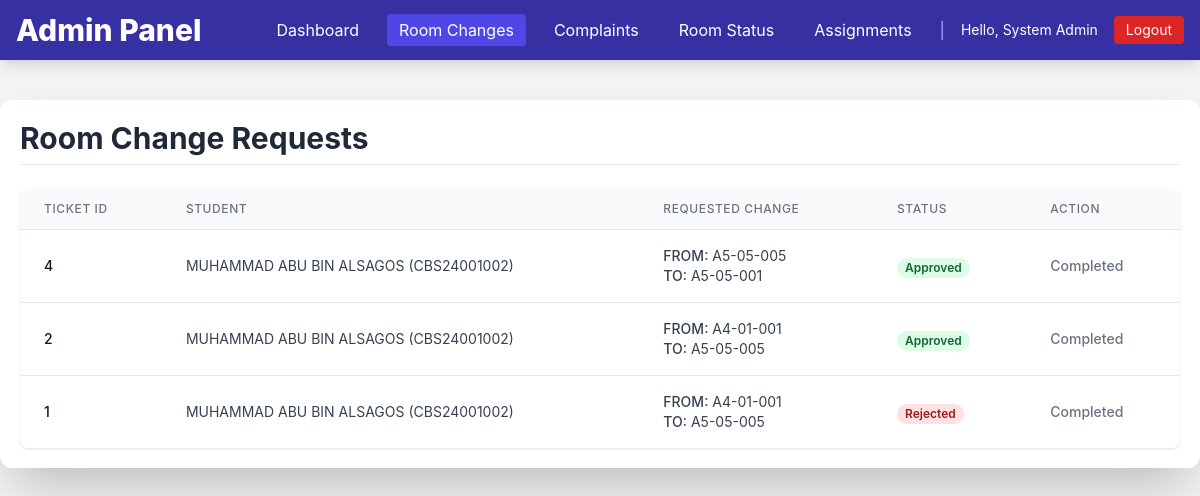
/admin_change_requests.php (signed in), run on an earlier commit of the app's database.
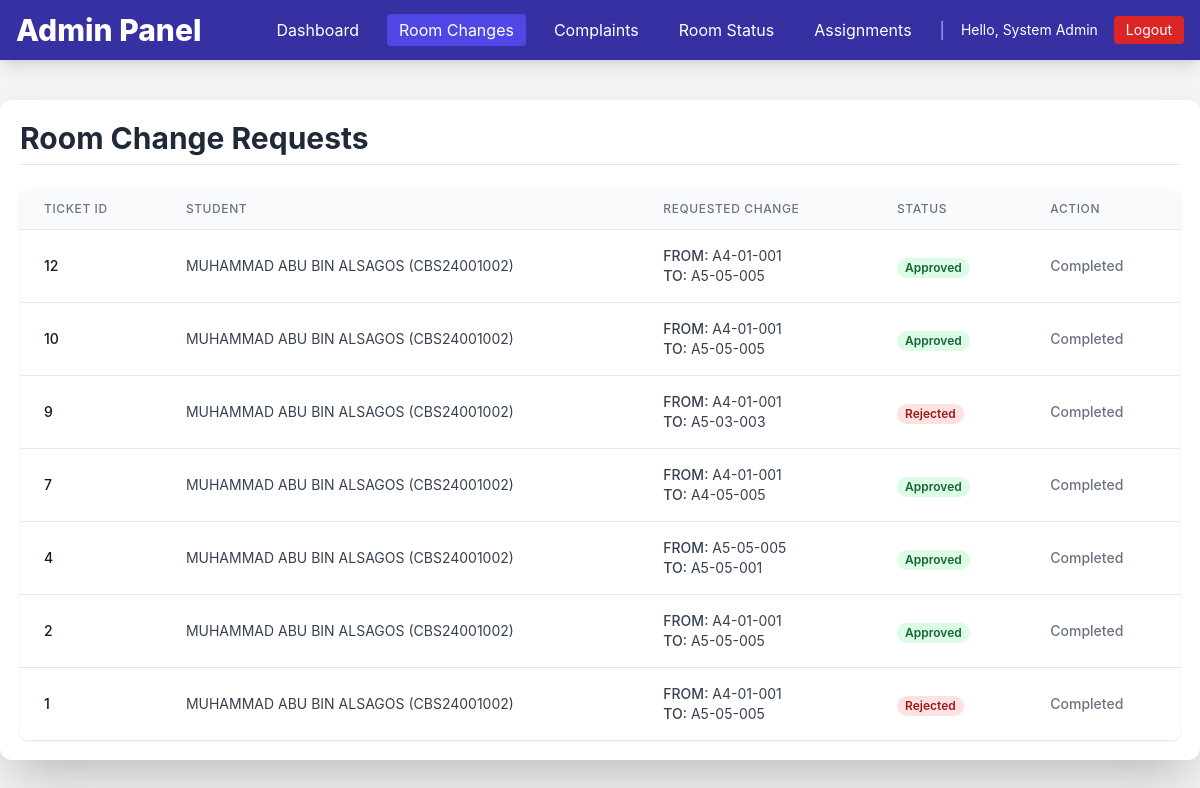
And on a later commit of the database.
### tables this page shows
CREATE TABLE `tickets` (
  `ticket_id` int(11) NOT NULL,
  `student_id` varchar(50) NOT NULL,
  `category` varchar(100) DEFAULT NULL,
  `description` text DEFAULT NULL,
  `attachment_path` varchar(255) DEFAULT NULL,
  `status` varchar(20) DEFAULT 'Open',
  `created_at` timestamp NOT NULL DEFAULT current_timestamp(),
  `updated_at` timestamp NOT NULL DEFAULT current_timestamp() ON UPDATE current_timestamp()
);

CREATE TABLE `users` (
  `student_id` varchar(50) NOT NULL,
  `full_name` varchar(200) NOT NULL,
  `email` varchar(255) NOT NULL,
  `phone` varchar(30) DEFAULT NULL,
  `password` varchar(255) NOT NULL,
  `role` varchar(20) NOT NULL,
  `gender` varchar(10) DEFAULT NULL,
  `created_at` timestamp NOT NULL DEFAULT current_timestamp(),
  `updated_at` timestamp NOT NULL DEFAULT current_timestamp() ON UPDATE current_timestamp()
);

### conn.php (called while the page is built, shortened)
<?php
$host = 'localhost';
$user = 'root';
$pass = '';
$dbname = 'hostel';
$conn = new mysqli($host, $user, $pass, $dbname);
function getRoomChangeRequests() {
    global $conn;
    $query = "SELECT t.ticket_id, t.student_id, t.description, t.created_at, t.status, u.full_name, u.gender
              FROM tickets t
              JOIN users u ON t.student_id = u.student_id
              WHERE t.category = 'Room Change'
              ORDER BY t.created_at DESC";
    $result = $conn->query($query);
    $data = [];
    if ($result) {
        while ($row = $result->fetch_assoc()) {
            preg_match("/from\s(.*?)\sto\s(.*?)\./", $row['description'], $matches);
            $row['old_room_id'] = $matches[1] ?? 'N/A';
            $row['new_room_id'] = $matches[2] ?? 'N/A';
            $data[] = $row;
        }
    }
    return $data;
}
?>

### admin_change_requests.php (the view, shortened to what the changed rows need)
<?php
require_once 'conn.php';
$change_requests = getRoomChangeRequests();
?>
<!DOCTYPE html>
<html lang="en">
<head>
    <script src="https://cdn.tailwindcss.com"></script>
</head>
<body class="bg-gray-100 text-gray-900 m-0 p-0">
    <?php include 'admin_nav.php';  ?>
    <div class="max-w-7xl mx-auto my-10 p-5 bg-white rounded-xl shadow-2xl">
        <h2 class="text-3xl font-bold text-gray-800 mb-6 border-b pb-2">Room Change Requests</h2>
        <div class="overflow-x-auto bg-white rounded-lg shadow">
            <table class="min-w-full divide-y divide-gray-200">
                <thead class="bg-gray-50">
                    <tr>
                        <th class="px-6 py-3 text-left text-xs font-medium text-gray-500 uppercase tracking-wider">Ticket ID</th>
                        <th class="px-6 py-3 text-left text-xs font-medium text-gray-500 uppercase tracking-wider">Student</th>
                        <th class="px-6 py-3 text-left text-xs font-medium text-gray-500 uppercase tracking-wider">Requested Change</th>
                        <th class="px-6 py-3 text-left text-xs font-medium text-gray-500 uppercase tracking-wider">Status</th>
                        <th class="px-6 py-3 text-left text-xs font-medium text-gray-500 uppercase tracking-wider">Action</th>
                    </tr>
                </thead>
                <tbody class="bg-white divide-y divide-gray-200">
                    <?php foreach ($change_requests as $request): ?>
                        <tr class="<?php echo ($request['status'] === 'Pending') ? 'bg-yellow-50' : ''; ?>">
                            <td class="px-6 py-4 whitespace-nowrap text-sm font-medium text-gray-900">
                                <?php echo htmlspecialchars($request['ticket_id']); ?>
                            </td>
                            <td class="px-6 py-4 whitespace-nowrap text-sm text-gray-700">
                                <?php echo htmlspecialchars($request['full_name']); ?>
                                (<?php echo htmlspecialchars($request['student_id']); ?>)
                            </td>
                            <td class="px-6 py-4 text-sm text-gray-700">
                                <span class="font-medium">FROM:</span> <?php echo htmlspecialchars($request['old_room_id']); ?><br>
                                <span class="font-medium">TO:</span> <?php echo htmlspecialchars($request['new_room_id']); ?>
                            </td>
                            <td class="px-6 py-4 whitespace-nowrap">
                                <span class="px-2 inline-flex text-xs leading-5 font-semibold rounded-full
                                    <?php
                                        if ($request['status'] === 'Pending') echo 'bg-yellow-100 text-yellow-800';
                                        elseif ($request['status'] === 'Approved') echo 'bg-green-100 text-green-800';
                                        else echo 'bg-red-100 text-red-800';
                                    ?>">
                                    <?php echo htmlspecialchars($request['status']); ?>
                                </span>
                            </td>
                            <td class="px-6 py-4 whitespace-nowrap text-sm font-medium space-x-2">
                                <?php if ($request['status'] === 'Pending'): ?>
                                    <a href="admin_process_request.php?action=approve&ticket_id=<?php echo $request['ticket_id']; ?>"
                                       onclick="return confirm('APPROVE room change for <?php echo htmlspecialchars($request['student_id']); ?> to <?php echo htmlspecialchars($request['new_room_id']); ?>?')"
                                       class="text-green-600 hover:text-green-900 font-bold">Approve</a>
                                    <a href="admin_process_request.php?action=reject&ticket_id=<?php echo $request['ticket_id']; ?>"
                                       onclick="return confirm('REJECT room change for <?php echo htmlspecialchars($request['student_id']); ?>?')"
                                       class="text-red-600 hover:text-red-900">Reject</a>
                                <?php else: ?>
                                    <span class="text-gray-500">Completed</span>
                                <?php endif; ?>
                            </td>
                        </tr>
                    <?php endforeach; ?>
                </tbody>
            </table>
        </div>
    </div>
</body>
</html>

What changed in the data, as far as the page shows it:
added tickets: ticket_id "12", student.full_name "MUHAMMAD ABU BIN ALSAGOS", student "CBS24001002", old_room_id "A4-01-001", new_room_id "A5-05-005", status "Approved", shows "Completed"
added tickets: ticket_id "10", student.full_name "MUHAMMAD ABU BIN ALSAGOS", student "CBS24001002", old_room_id "A4-01-001", new_room_id "A5-05-005", status "Approved", shows "Completed"
added tickets: ticket_id "9", student.full_name "MUHAMMAD ABU BIN ALSAGOS", student "CBS24001002", old_room_id "A4-01-001", new_room_id "A5-03-003", status "Rejected", shows "Completed"
added tickets: ticket_id "7", student.full_name "MUHAMMAD ABU BIN ALSAGOS", student "CBS24001002", old_room_id "A4-01-001", new_room_id "A4-05-005", status "Approved", shows "Completed"
